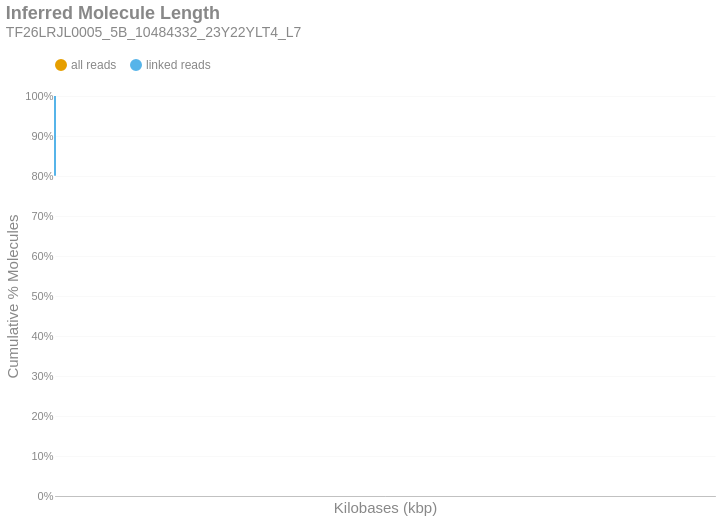

The cell this chart's notebook holds for it:
### Markdown cell above
### Inferred Molecule Length
This is the cumulative frequency distribution of molecule lengths inferred from the first and last alignment positions along a contig for all alignments associated with a single linked-read barcode on a given contig.There are two distributions: one with `all` the alignments (yellow) and another with only `linked reads` (blue). The percent of molecules in the `linked reads` distribution is relative to the total number of linked molecules.

### Code cell
if SKIPLR:
    print_html(f"Skipped")
else:
    binned_df = consolidated_hist(valids['length_inferred']/1000, mask, 10, True)
    binned_df = binned_df.with_columns(
        pl.when(pl.col('bin').cast(pl.Utf8) == '0').then(pl.lit('1')).otherwise(pl.col('bin').cast(pl.Utf8)).alias('bin')
    )
    with SafeRender(binned_df):
        (
            density_plot(binned_df, 'Inferred Molecule Length', samplename, 'inferredlen')
            .transform_calculate(bin_kb='datum.bin / 1000')
            .encode(
                x=alt.X('bin_kb:Q', title="Kilobases (kbp)").scale(type='log', padding=0).axis(labelAngle=-40),
                y=alt.Y('value:Q', title='Cumulative % Molecules')
                    .axis(format='%')
                    .stack(False)
                    .scale(domainMin=0, domainMax=1,padding=0),
                color=alt.Color("key:N").scale(domain = ["all reads", "linked reads"]),
                tooltip = [
                    alt.Tooltip("key:N", title = "Data Type"),
                    alt.Tooltip("range_label:N", title="Kilobases"),
                    alt.Tooltip("value:Q", format = ".2%", title="% Molecules (Cum.)")
                ]
            )
        ).display()

### Figure 1 — Vega-Lite specification as saved in the notebook (floating-point values rounded to 4 significant figures)
{"width": "container", "height": 400, "config": {"title": {"anchor": "start", "dy": -15, "fontSize": 18, "color": "#888888", "subtitleColor": "#888888", "subtitleFontSize": 14}, "arc": {"fill": "#0072B2"}, "axis": {"domainColor": "#888888", "domainWidth": 0.5, "gridWidth": 0.2, "grid": false, "titleFontWeight": 400, "titleFontSize": 15, "labelFontSize": 11, "labelColor": "#888888", "tickColor": "#888888", "tickWidth": 0.2, "titleColor": "#888888"}, "axisBand": {"grid": false}, "axisX": {"grid": true, "tickSize": 10, "domainCap": "round"}, "axisY": {"domain": false, "grid": true, "tickSize": 0, "domainCap": "round"}, "background": "transparent", "header": {"labelFontSize": 15, "labelColor": "#888888", "titleFontSize": 15, "titleFontWeight": 600, "titleColor": "#888888"}, "legend": {"labelFont": "sans-serif", "labelFontSize": 12, "labelColor": "#888888", "symbolSize": 100, "symbolType": "circle", "titleFontSize": 12, "titlePadding": 10, "titleColor": "#888888", "title": null, "orient": "top"}, "range": {"category": ["#E69F00", "#56B4E9", "#009E73", "#F0E442", "#0072B2", "#D55E00", "#CC79A7", "#000000"], "diverging": ["#cfe8f3", "#a2d4ec", "#73bfe2", "#46abdb", "#1696d2", "#12719e"]}, "area": {"fill": "#0072B2", "fillOpacity": 0.7, "line": true, "strokeOpacity": 0.7}, "line": {"color": "#0072B2", "stroke": "#0072B2", "strokeWidth": 2}, "trail": {"color": "#0072B2", "stroke": "#0072B2", "strokeWidth": 0, "size": 1}, "point": {"filled": true, "fillOpacity": 1.0, "size": 95}, "text": {"color": "#888888", "fontSize": 11, "align": "right", "fontWeight": 400, "size": 11}, "bar": {"fill": "#0072B2", "stroke": null}, "view": {"stroke": null, "continuousWidth": 660, "continuousHeight": 400}}, "data": {"name": "data-825e72d7d9ba002e0d5e57edbcbcf55a"}, "mark": {"type": "line", "interpolate": "monotone", "point": {"opacity": 0, "size": 275}}, "encoding": {"color": {"field": "key", "scale": {"domain": ["all reads", "linked reads"]}, "type": "nominal"}, "tooltip": [{"field": "key", "title": "Data Type", "type": "nominal"}, {"field": "range_label", "title": "Kilobases", "type": "nominal"}, {"field": "value", "format": ".2%", "title": "% Molecules (Cum.)", "type": "quantitative"}], "x": {"axis": {"labelAngle": -40}, "field": "bin_kb", "scale": {"type": "log", "padding": 0}, "title": "Kilobases (kbp)", "type": "quantitative"}, "y": {"axis": {"format": "%"}, "field": "value", "scale": {"domainMin": 0, "domainMax": 1, "padding": 0}, "stack": false, "title": "Cumulative % Molecules", "type": "quantitative"}}, "params": [{"name": "param_c36ac31b6afebe62", "select": {"type": "point", "fields": ["key"]}, "bind": "legend"}], "title": {"text": "Inferred Molecule Length", "subtitle": "TF26LRJL0005_5B_10484332_23Y22YLT4_L7"}, "transform": [{"fold": ["all reads (cumsum)", "linked reads (cumsum)"]}, {"calculate": "replace(datum.key, ' (cumsum)', '')", "as": "key"}, {"filter": {"param": "param_c36ac31b6afebe62"}}, {"calculate": "datum.bin / 1000", "as": "bin_kb"}], "usermeta": {"embedOptions": {"downloadFileName": "TF26LRJL0005_5B_10484332_23Y22YLT4_L7.inferredlen"}}, "$schema": "https://vega.github.io/schema/vega-lite/v6.4.1.json", "datasets": {"data-825e72d7d9ba002e0d5e57edbcbcf55a": [{"bin": "0.0", "interval": "0.0-10.0", "all reads": 0.9451, "linked reads": 0.8008, "all reads (cumsum)": 0.9451, "linked reads (cumsum)": 0.8008, "range_label": "0-9"}, {"bin": "10.0", "interval": "10.0-20.0", "all reads": 0.04097, "linked reads": 0.149, "all reads (cumsum)": 0.986, "linked reads (cumsum)": 0.9498, "range_label": "10-19"}, {"bin": "20.0", "interval": "20.0-30.0", "all reads": 0.009462, "linked reads": 0.03411, "all reads (cumsum)": 0.9955, "linked reads (cumsum)": 0.9839, "range_label": "20-29"}, {"bin": "30.0", "interval": "30.0-40.0", "all reads": 0.002903, "linked reads": 0.01042, "all reads (cumsum)": 0.9984, "linked reads (cumsum)": 0.9943, "range_label": "30-39"}, {"bin": "40.0", "interval": "40.0-50.0", "all reads": 0.001248, "linked reads": 0.004407, "all reads (cumsum)": 0.9997, "linked reads (cumsum)": 0.9987, "range_label": "40-49"}, {"bin": "50.0", "interval": "50.0-60.0", "all reads": 0.0002665, "linked reads": 0.0009915, "all reads (cumsum)": 0.9999, "linked reads (cumsum)": 0.9997, "range_label": "50-59"}, {"bin": "60.0", "interval": "60.0-70.0", "all reads": 6.129e-05, "linked reads": 0.00023, "all reads (cumsum)": 1.0, "linked reads (cumsum)": 0.9999, "range_label": "60-69"}, {"bin": "70.0", "interval": "70.0-80.0", "all reads": 1.287e-05, "linked reads": 4.855e-05, "all reads (cumsum)": 1.0, "linked reads (cumsum)": 1.0, "range_label": "70-79"}, {"bin": "80.0", "interval": "80.0-90.0", "all reads": 6.095e-06, "linked reads": 2.3e-05, "all reads (cumsum)": 1.0, "linked reads (cumsum)": 1.0, "range_label": "80-89"}, {"bin": "90.0", "interval": "90.0-100.0", "all reads": 3.047e-06, "linked reads": 1.022e-05, "all reads (cumsum)": 1.0, "linked reads (cumsum)": 1.0, "range_label": "90-99"}]}}
